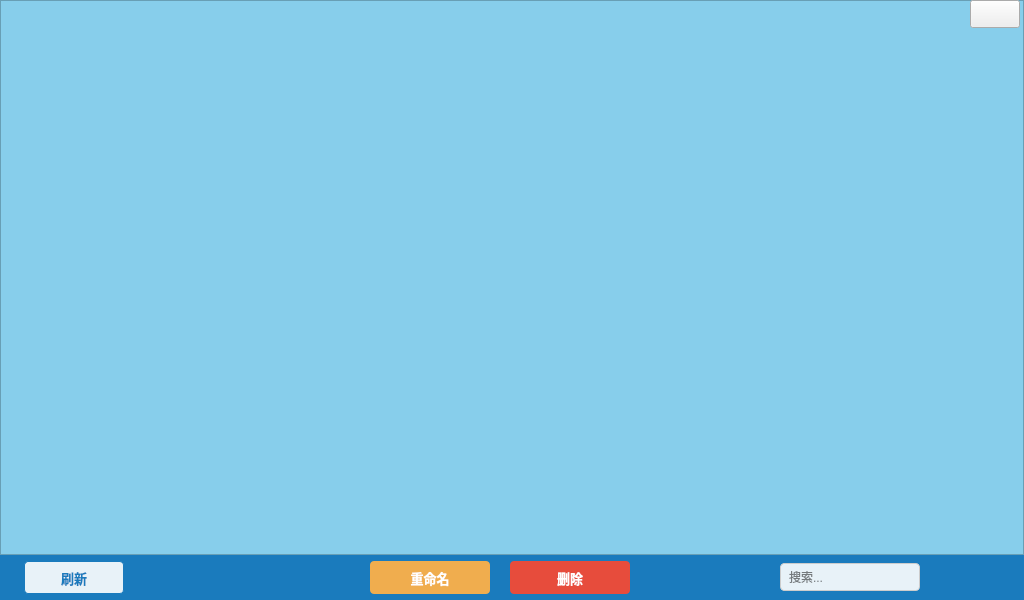
<?xml version="1.0" encoding="UTF-8"?>
<ui version="4.0">
 <class>fileIndex</class>
 <widget class="QMainWindow" name="fileIndex">
  <property name="geometry">
   <rect>
    <x>0</x>
    <y>0</y>
    <width>1024</width>
    <height>600</height>
   </rect>
  </property>
  <property name="minimumSize">
   <size>
    <width>1024</width>
    <height>600</height>
   </size>
  </property>
  <property name="maximumSize">
   <size>
    <width>1024</width>
    <height>600</height>
   </size>
  </property>
  <property name="windowTitle">
   <string>MainWindow</string>
  </property>
  <widget class="QWidget" name="centralwidget">
   <widget class="QTabWidget" name="tabWidget">
    <property name="geometry">
     <rect>
      <x>0</x>
      <y>0</y>
      <width>1024</width>
      <height>555</height>
     </rect>
    </property>
    <property name="focusPolicy">
     <enum>Qt::NoFocus</enum>
    </property>
    <property name="currentIndex">
     <number>-1</number>
    </property>
   </widget>
   <widget class="QListWidget" name="picWidget">
    <property name="geometry">
     <rect>
      <x>0</x>
      <y>0</y>
      <width>1024</width>
      <height>555</height>
     </rect>
    </property>
    <property name="styleSheet">
     <string notr="true">background: skyblue;</string>
    </property>
   </widget>
   <widget class="QListWidget" name="vidWidget">
    <property name="geometry">
     <rect>
      <x>0</x>
      <y>0</y>
      <width>1024</width>
      <height>555</height>
     </rect>
    </property>
    <property name="styleSheet">
     <string notr="true">background: skyblue;</string>
    </property>
   </widget>
   <widget class="QPushButton" name="exit_bt">
    <property name="geometry">
     <rect>
      <x>970</x>
      <y>0</y>
      <width>50</width>
      <height>28</height>
     </rect>
    </property>
    <property name="styleSheet">
     <string notr="true">border-image: url(:/images/exit.png);</string>
    </property>
    <property name="text">
     <string/>
    </property>
   </widget>
   <widget class="QWidget" name="bottomBar" native="true">
    <property name="geometry">
     <rect>
      <x>0</x>
      <y>555</y>
      <width>1024</width>
      <height>45</height>
     </rect>
    </property>
    <property name="styleSheet">
     <string notr="true">background-color: #1a7bbd;</string>
    </property>
    <widget class="QPushButton" name="refreshBt">
     <property name="geometry">
      <rect>
       <x>24</x>
       <y>6</y>
       <width>100</width>
       <height>33</height>
      </rect>
     </property>
     <property name="styleSheet">
      <string notr="true">QPushButton {
  background: rgba(255,255,255,0.9);
  color: #1a7bbd;
  border: 1px solid #1a7bbd;
  border-radius: 4px;
  font-size: 13px;
  font-weight: bold;
}
QPushButton:disabled { background: #888; color: #fff; }</string>
     </property>
     <property name="text">
      <string>刷新</string>
     </property>
    </widget>
    <widget class="QPushButton" name="renameBt">
     <property name="geometry">
      <rect>
       <x>370</x>
       <y>6</y>
       <width>120</width>
       <height>33</height>
      </rect>
     </property>
     <property name="styleSheet">
      <string notr="true">QPushButton {
  background: #f0ad4e;
  color: #fff;
  border: none;
  border-radius: 4px;
  font-size: 13px;
  font-weight: bold;
}
QPushButton:disabled { background: #888; }</string>
     </property>
     <property name="text">
      <string>重命名</string>
     </property>
    </widget>
    <widget class="QPushButton" name="deleteBt">
     <property name="geometry">
      <rect>
       <x>510</x>
       <y>6</y>
       <width>120</width>
       <height>33</height>
      </rect>
     </property>
     <property name="styleSheet">
      <string notr="true">QPushButton {
  background: #e74c3c;
  color: #fff;
  border: none;
  border-radius: 4px;
  font-size: 13px;
  font-weight: bold;
}
QPushButton:disabled { background: #888; }</string>
     </property>
     <property name="text">
      <string>删除</string>
     </property>
    </widget>
    <widget class="QLineEdit" name="searchEdit">
     <property name="geometry">
      <rect>
       <x>780</x>
       <y>8</y>
       <width>140</width>
       <height>28</height>
      </rect>
     </property>
     <property name="placeholderText">
      <string>搜索...</string>
     </property>
     <property name="styleSheet">
      <string notr="true">QLineEdit {
  background: rgba(255,255,255,0.9);
  border: 1px solid #ccc;
  border-radius: 4px;
  padding: 2px 6px;
  font-size: 12px;
}</string>
     </property>
    </widget>
   </widget>
  </widget>
 </widget>
 <resources>
  <include location="images.qrc"/>
 </resources>
 <connections/>
</ui>
